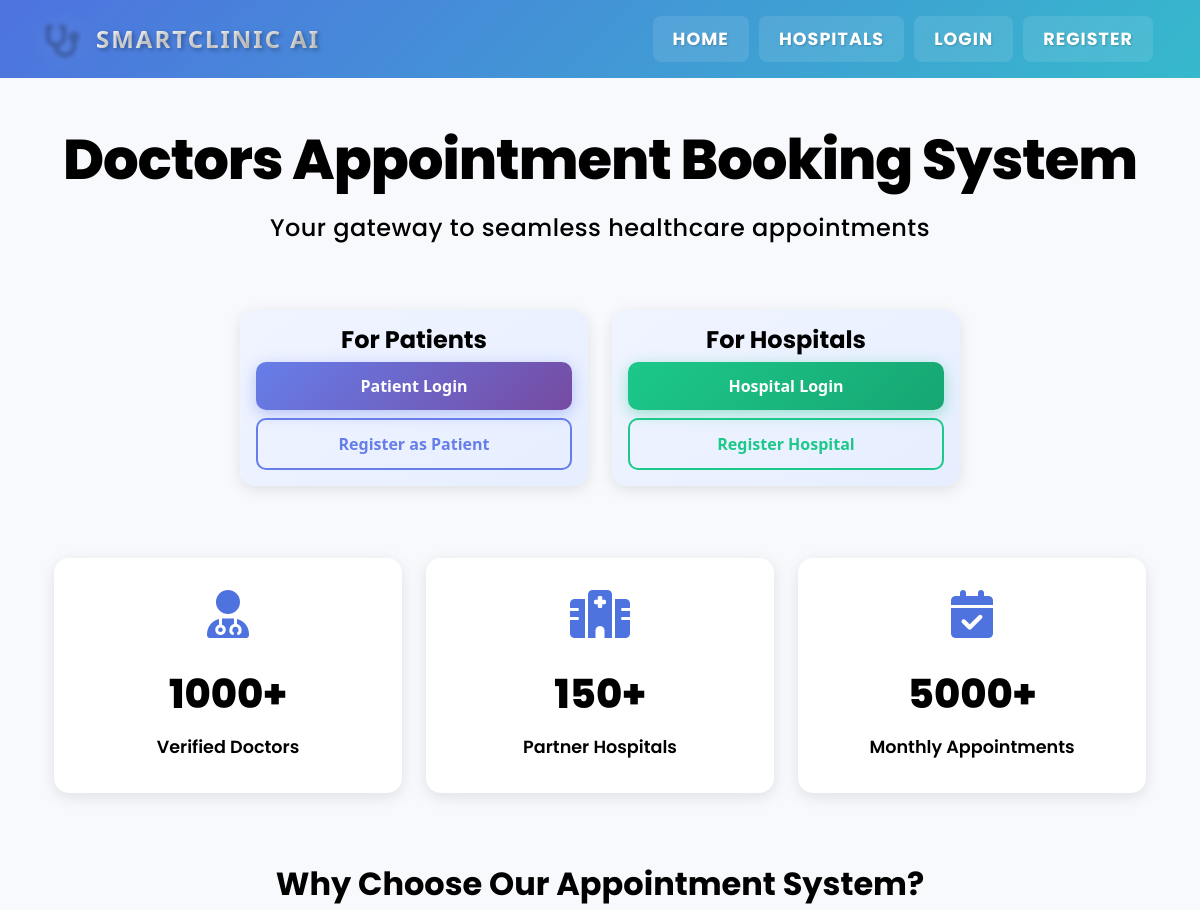
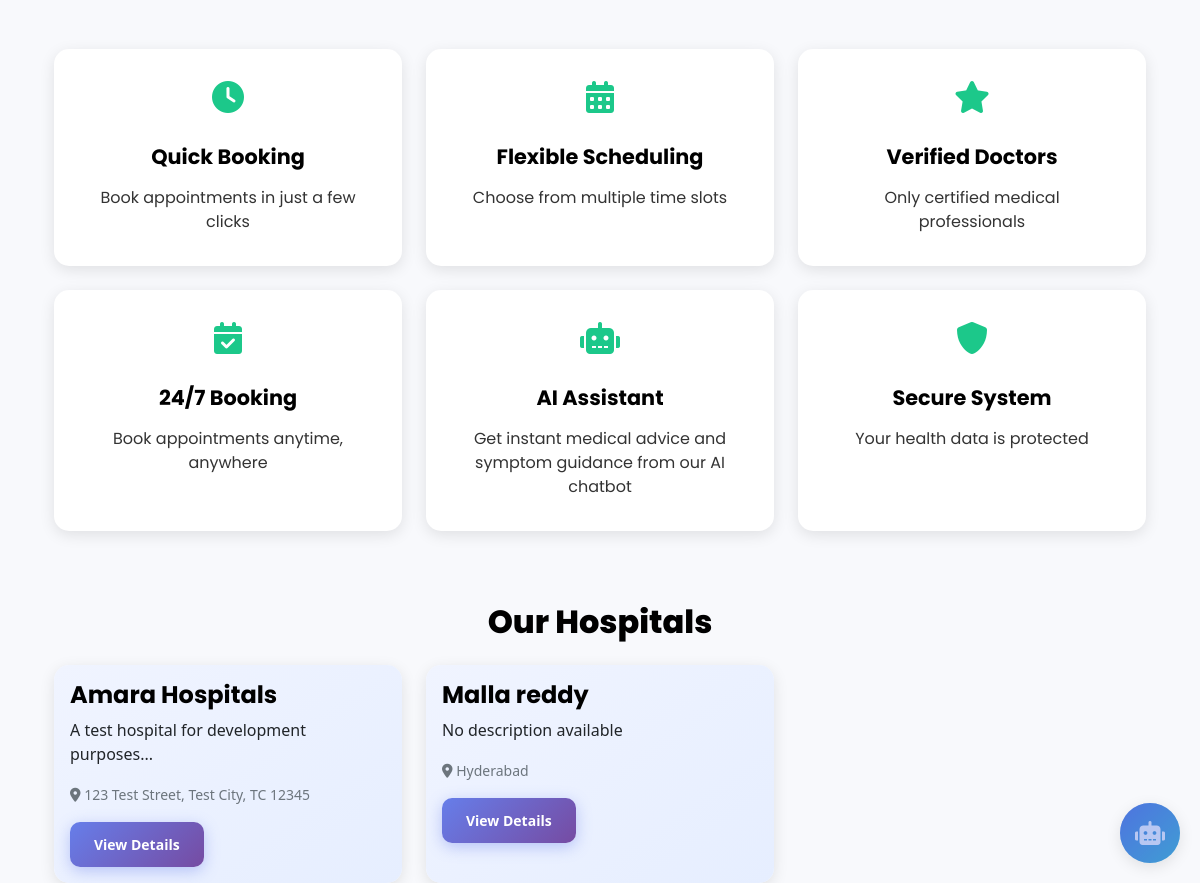
The page / on the database its author committed (2 pictures, top to bottom).
### app.py (models this page shows)
class Hospital(db.Model):
    id = db.Column(db.Integer, primary_key=True)
    name = db.Column(db.String(200), nullable=False)
    address = db.Column(db.String(500), nullable=False)
    contact = db.Column(db.String(20))
    admin_id = db.Column(db.Integer, db.ForeignKey('user.id'), nullable=False)
    description = db.Column(db.Text)
    doctors = db.relationship('Doctor', backref='hospital', lazy=True)
    appointments = db.relationship('Appointment', backref='hospital', lazy=True)

### app.py (the view)
@app.route('/')
def index():
    hospitals = Hospital.query.all()
    return render_template('index.html', hospitals=hospitals)

### templates/index.html (shortened to what this page needs)
{% extends "base.html" %}
{% block content %}
<div class="container mt-5">
    <div class="row">
        <div class="col-12 text-center mb-5">
            <h1 class="hero-title">Doctors Appointment Booking System</h1>
            <p class="hero-subtitle">Your gateway to seamless healthcare appointments</p>
        </div>
    </div>
    <div class="row justify-content-center mb-5">
        <div class="col-md-4 mb-4">
            <div class="card text-center">
                <div class="card-body">
                    <h3 class="card-title">For Patients</h3>
                    <div class="d-grid gap-2">
                        <a href="{{ url_for('login', user_type='patient') }}" class="btn btn-primary">Patient Login</a>
                        <a href="{{ url_for('register', user_type='patient') }}" class="btn btn-outline-primary">Register as Patient</a>
                    </div>
                </div>
            </div>
        </div>
        <div class="col-md-4 mb-4">
            <div class="card text-center">
                <div class="card-body">
                    <h3 class="card-title">For Hospitals</h3>
                    <div class="d-grid gap-2">
                        <a href="{{ url_for('login', user_type='hospital_admin') }}" class="btn btn-success">Hospital Login</a>
                        <a href="{{ url_for('register_hospital') }}" class="btn btn-outline-success">Register Hospital</a>
                    </div>
                </div>
            </div>
        </div>
    </div>
    <div class="row text-center mb-5">
        <div class="col-md-4 mb-4">
            <div class="stat-box">
                <i class="fas fa-user-md fa-3x mb-3"></i>
                <h2>1000+</h2>
                <p>Verified Doctors</p>
            </div>
        </div>
        <div class="col-md-4 mb-4">
            <div class="stat-box">
                <i class="fas fa-hospital fa-3x mb-3"></i>
                <h2>150+</h2>
                <p>Partner Hospitals</p>
            </div>
        </div>
        <div class="col-md-4 mb-4">
            <div class="stat-box">
                <i class="fas fa-calendar-check fa-3x mb-3"></i>
                <h2>5000+</h2>
                <p>Monthly Appointments</p>
            </div>
        </div>
    </div>
    <div class="row mb-5">
        <div class="col-12 text-center mb-4">
            <h2 class="section-heading">Why Choose Our Appointment System?</h2>
        </div>
        <div class="col-lg-4 col-md-6 mb-4">
            <div class="feature-box">
                <i class="fas fa-clock fa-2x mb-3"></i>
                <h4>Quick Booking</h4>
                <p>Book appointments in just a few clicks</p>
            </div>
        </div>
        <div class="col-lg-4 col-md-6 mb-4">
            <div class="feature-box">
                <i class="fas fa-calendar-alt fa-2x mb-3"></i>
                <h4>Flexible Scheduling</h4>
                <p>Choose from multiple time slots</p>
            </div>
        </div>
        <div class="col-lg-4 col-md-6 mb-4">
            <div class="feature-box">
                <i class="fas fa-star fa-2x mb-3"></i>
                <h4>Verified Doctors</h4>
                <p>Only certified medical professionals</p>
            </div>
        </div>
        <div class="col-lg-4 col-md-6 mb-4">
            <div class="feature-box">
                <i class="fas fa-calendar-check fa-2x mb-3"></i>
                <h4>24/7 Booking</h4>
                <p>Book appointments anytime, anywhere</p>
            </div>
        </div>
        <div class="col-lg-4 col-md-6 mb-4">
            <div class="feature-box">
                <i class="fas fa-robot fa-2x mb-3"></i>
                <h4>AI Assistant</h4>
                <p>Get instant medical advice and symptom guidance from our AI chatbot</p>
            </div>
        </div>
        <div class="col-lg-4 col-md-6 mb-4">
            <div class="feature-box">
                <i class="fas fa-shield-alt fa-2x mb-3"></i>
                <h4>Secure System</h4>
                <p>Your health data is protected</p>
            </div>
        </div>
    </div>
    <div class="row">
        <div class="col-12">
            <h2 class="text-center mb-4 hospitals-heading">Our Hospitals</h2>
            <div class="row row-cols-1 row-cols-md-3 g-4">
                {% for hospital in hospitals %}
                <div class="col">
                    <div class="card h-100">
                        <div class="card-body">
                            <h5 class="card-title">{{ hospital.name }}</h5>
                            <p class="card-text">{{ hospital.description[:150] + '...' if hospital.description else 'No description available' }}</p>
                            <p class="card-text"><small class="text-muted"><i class="fas fa-map-marker-alt"></i> {{ hospital.address }}</small></p>
                            <a href="{{ url_for('login', user_type='patient', next=url_for('hospital_details', hospital_id=hospital.id)) }}"
                               class="btn btn-primary btn-sm">View Details</a>
                        </div>
                    </div>
                </div>
                {% endfor %}
            </div>
        </div>
    </div>
</div>
{% endblock %}

### templates/base.html (style rules this page uses)
:root { --primary-color: #4e73df; --primary-rgb: 78, 115, 223; --info-color: #36b9cc; --success-color: #1cc88a; --warning-color: #f6c23e; --danger-color: #e74a3b; }
body { font-family: 'Segoe UI', Tahoma, Geneva, Verdana, sans-serif; background-color: #f8f9fc; }
.card { border: none; border-radius: 15px; box-shadow: 0 4px 6px rgba(0,0,0,0.1); transition: transform 0.3s ease, box-shadow 0.3s ease; }
.btn { border-radius: 30px; padding: 0.5rem 1.5rem; transition: all 0.3s ease; }
body { padding-right: 0 !important; overflow-y: scroll; }
.btn { transition: all 0.2s ease-in-out; position: relative; overflow: hidden; }
.card { transition: transform 0.2s ease-in-out, box-shadow 0.2s ease-in-out; }
body { padding-right: 0 !important; }
.btn { transition: all 0.2s ease-in-out; }

### templates/index.html (style rules this page uses)
.hero-title { color: #000000 !important; font-family: 'Poppins', sans-serif; font-weight: 800; font-size: 3.5rem; letter-spacing: -1px; margin-bottom: 1rem; }
.hero-subtitle { color: #000000 !important; font-family: 'Poppins', sans-serif; font-weight: 500; font-size: 1.5rem; letter-spacing: 0.5px; }
.stat-box { padding: 2rem; background: #ffffff; border-radius: 15px; box-shadow: 0 4px 15px rgba(0, 0, 0, 0.1); transition: transform 0.3s ease, box-shadow 0.3s ease; height: 100%; }
.stat-box i { color: #4e73df; }
.stat-box h2 { color: #000000; font-family: 'Poppins', sans-serif; font-weight: 800; font-size: 2.5rem; margin: 1rem 0; }
.stat-box p { color: #000000; font-family: 'Poppins', sans-serif; font-weight: 600; font-size: 1.1rem; margin: 0; }
.section-heading { color: #000000; font-family: 'Poppins', sans-serif; font-weight: 700; font-size: 2rem; margin-bottom: 2rem; }
.feature-box { padding: 2rem; background: #ffffff; border-radius: 15px; box-shadow: 0 4px 15px rgba(0, 0, 0, 0.1); transition: transform 0.3s ease, box-shadow 0.3s ease; text-align: center; height: 100%; }
.feature-box i { color: #1cc88a; }
.feature-box h4 { color: #000000; font-family: 'Poppins', sans-serif; font-weight: 700; font-size: 1.3rem; margin: 1rem 0; }
.feature-box p { color: #333333; font-family: 'Poppins', sans-serif; font-weight: 400; font-size: 1rem; margin: 0; }
.card { background: linear-gradient(145deg, #f0f4ff 0%, #e6eeff 100%) !important; border: none !important; box-shadow: 0 4px 15px rgba(0, 0, 0, 0.1) !important; transition: transform 0.3s ease, box-shadow 0.3s ease !important; }
.card-title { color: #000000 !important; font-family: 'Poppins', sans-serif !important; font-weight: 700 !important; font-size: 1.5rem !important; }
.btn-primary { background: linear-gradient(135deg, #667eea 0%, #764ba2 100%) !important; border: none !important; color: #ffffff !important; font-weight: 600 !important; padding: 0.75rem 1.5rem !important; border-radius: 10px !important; transition: all 0.3s ease !important; box-shadow: 0 4px 15px rgba(102, 126, 234, 0.4) !important; }
.btn-outline-primary { background: transparent !important; border: 2px solid #667eea !important; color: #667eea !important; font-weight: 600 !important; padding: 0.75rem 1.5rem !important; border-radius: 10px !important; transition: all 0.3s ease !important; }
.btn-success { background: linear-gradient(135deg, #1cc88a 0%, #17a673 100%) !important; border: none !important; color: #ffffff !important; font-weight: 600 !important; padding: 0.75rem 1.5rem !important; border-radius: 10px !important; transition: all 0.3s ease !important; box-shadow: 0 4px 15px rgba(28, 200, 138, 0.4) !important; }
.btn-outline-success { background: transparent !important; border: 2px solid #1cc88a !important; color: #1cc88a !important; font-weight: 600 !important; padding: 0.75rem 1.5rem !important; border-radius: 10px !important; transition: all 0.3s ease !important; }
.hospitals-heading { color: #000000 !important; font-family: 'Poppins', sans-serif !important; font-weight: 800 !important; font-size: 2rem !important; }

### rows shown on the page
Hospital: name "Amara Hospitals", description "A test hospital for development purposes...", address "123 Test Street, Test City, TC 12345"
Hospital: name "Malla reddy", description "No description available", address "Hyderabad"
